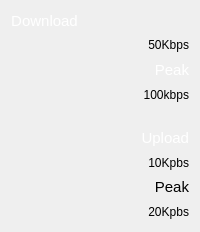
                    <widget class="QFrame" name="frame_5">
                     <property name="sizePolicy">
                      <sizepolicy hsizetype="Maximum" vsizetype="Expanding">
                       <horstretch>0</horstretch>
                       <verstretch>0</verstretch>
                      </sizepolicy>
                     </property>
                     <property name="styleSheet">
                      <string notr="true">border: none;</string>
                     </property>
                     <property name="frameShape">
                      <enum>QFrame::Shape::StyledPanel</enum>
                     </property>
                     <property name="frameShadow">
                      <enum>QFrame::Shadow::Raised</enum>
                     </property>
                     <layout class="QVBoxLayout" name="verticalLayout_9" stretch="1,1,1,1,1,1,1,1,1">
                      <item>
                       <widget class="QLabel" name="o_download">
                        <property name="sizePolicy">
                         <sizepolicy hsizetype="Maximum" vsizetype="Preferred">
                          <horstretch>0</horstretch>
                          <verstretch>0</verstretch>
                         </sizepolicy>
                        </property>
                        <property name="palette">
                         <palette>
                          <active>
                           <colorrole role="WindowText">
                            <brush brushstyle="SolidPattern">
                             <color alpha="255">
                              <red>255</red>
                              <green>255</green>
                              <blue>255</blue>
                             </color>
                            </brush>
                           </colorrole>
                           <colorrole role="Button">
                            <brush brushstyle="SolidPattern">
                             <color alpha="255">
                              <red>40</red>
                              <green>40</green>
                              <blue>40</blue>
                             </color>
                            </brush>
                           </colorrole>
                           <colorrole role="Text">
                            <brush brushstyle="SolidPattern">
                             <color alpha="255">
                              <red>255</red>
                              <green>255</green>
                              <blue>255</blue>
                             </color>
                            </brush>
                           </colorrole>
                           <colorrole role="ButtonText">
                            <brush brushstyle="SolidPattern">
                             <color alpha="255">
                              <red>255</red>
                              <green>255</green>
                              <blue>255</blue>
                             </color>
                            </brush>
                           </colorrole>
                           <colorrole role="Base">
                            <brush brushstyle="SolidPattern">
                             <color alpha="255">
                              <red>40</red>
                              <green>40</green>
                              <blue>40</blue>
                             </color>
                            </brush>
                           </colorrole>
                           <colorrole role="Window">
                            <brush brushstyle="SolidPattern">
                             <color alpha="255">
                              <red>40</red>
                              <green>40</green>
                              <blue>40</blue>
                             </color>
                            </brush>
                           </colorrole>
                           <colorrole role="PlaceholderText">
                            <brush brushstyle="SolidPattern">
                             <color alpha="128">
                              <red>255</red>
                              <green>255</green>
                              <blue>255</blue>
                             </color>
                            </brush>
                           </colorrole>
                          </active>
                          <inactive>
                           <colorrole role="WindowText">
                            <brush brushstyle="SolidPattern">
                             <color alpha="255">
                              <red>255</red>
                              <green>255</green>
                              <blue>255</blue>
                             </color>
                            </brush>
                           </colorrole>
                           <colorrole role="Button">
                            <brush brushstyle="SolidPattern">
                             <color alpha="255">
                              <red>40</red>
                              <green>40</green>
                              <blue>40</blue>
                             </color>
                            </brush>
                           </colorrole>
                           <colorrole role="Text">
                            <brush brushstyle="SolidPattern">
                             <color alpha="255">
                              <red>255</red>
                              <green>255</green>
                              <blue>255</blue>
                             </color>
                            </brush>
                           </colorrole>
                           <colorrole role="ButtonText">
                            <brush brushstyle="SolidPattern">
                             <color alpha="255">
                              <red>255</red>
                              <green>255</green>
                              <blue>255</blue>
                             </color>
                            </brush>
                           </colorrole>
                           <colorrole role="Base">
                            <brush brushstyle="SolidPattern">
                             <color alpha="255">
                              <red>40</red>
                              <green>40</green>
                              <blue>40</blue>
                             </color>
                            </brush>
                           </colorrole>
                           <colorrole role="Window">
                            <brush brushstyle="SolidPattern">
                             <color alpha="255">
                              <red>40</red>
                              <green>40</green>
                              <blue>40</blue>
                             </color>
                            </brush>
                           </colorrole>
                           <colorrole role="PlaceholderText">
                            <brush brushstyle="SolidPattern">
                             <color alpha="128">
                              <red>255</red>
                              <green>255</green>
                              <blue>255</blue>
                             </color>
                            </brush>
                           </colorrole>
                          </inactive>
                          <disabled>
                           <colorrole role="WindowText">
                            <brush brushstyle="SolidPattern">
                             <color alpha="255">
                              <red>255</red>
                              <green>255</green>
                              <blue>255</blue>
                             </color>
                            </brush>
                           </colorrole>
                           <colorrole role="Button">
                            <brush brushstyle="SolidPattern">
                             <color alpha="255">
                              <red>40</red>
                              <green>40</green>
                              <blue>40</blue>
                             </color>
                            </brush>
                           </colorrole>
                           <colorrole role="Text">
                            <brush brushstyle="SolidPattern">
                             <color alpha="255">
                              <red>255</red>
                              <green>255</green>
                              <blue>255</blue>
                             </color>
                            </brush>
                           </colorrole>
                           <colorrole role="ButtonText">
                            <brush brushstyle="SolidPattern">
                             <color alpha="255">
                              <red>255</red>
                              <green>255</green>
                              <blue>255</blue>
                             </color>
                            </brush>
                           </colorrole>
                           <colorrole role="Base">
                            <brush brushstyle="SolidPattern">
                             <color alpha="255">
                              <red>40</red>
                              <green>40</green>
                              <blue>40</blue>
                             </color>
                            </brush>
                           </colorrole>
                           <colorrole role="Window">
                            <brush brushstyle="SolidPattern">
                             <color alpha="255">
                              <red>40</red>
                              <green>40</green>
                              <blue>40</blue>
                             </color>
                            </brush>
                           </colorrole>
                           <colorrole role="PlaceholderText">
                            <brush brushstyle="SolidPattern">
                             <color alpha="128">
                              <red>255</red>
                              <green>255</green>
                              <blue>255</blue>
                             </color>
                            </brush>
                           </colorrole>
                          </disabled>
                         </palette>
                        </property>
                        <property name="font">
                         <font>
                          <pointsize>11</pointsize>
                         </font>
                        </property>
                        <property name="styleSheet">
                         <string notr="true">border: none;</string>
                        </property>
                        <property name="text">
                         <string>Download</string>
                        </property>
                        <property name="alignment">
                         <set>Qt::AlignmentFlag::AlignCenter</set>
                        </property>
                       </widget>
                      </item>
                      <item>
                       <widget class="QLabel" name="o_download_value">
                        <property name="text">
                         <string>50Kbps</string>
                        </property>
                        <property name="textFormat">
                         <enum>Qt::TextFormat::AutoText</enum>
                        </property>
                        <property name="alignment">
                         <set>Qt::AlignmentFlag::AlignRight|Qt::AlignmentFlag::AlignTrailing|Qt::AlignmentFlag::AlignVCenter</set>
                        </property>
                       </widget>
                      </item>
                      <item>
                       <widget class="QLabel" name="o_peak_download">
                        <property name="sizePolicy">
                         <sizepolicy hsizetype="Minimum" vsizetype="Preferred">
                          <horstretch>0</horstretch>
                          <verstretch>0</verstretch>
                         </sizepolicy>
                        </property>
                        <property name="palette">
                         <palette>
                          <active>
                           <colorrole role="WindowText">
                            <brush brushstyle="SolidPattern">
                             <color alpha="255">
                              <red>255</red>
                              <green>255</green>
                              <blue>255</blue>
                             </color>
                            </brush>
                           </colorrole>
                           <colorrole role="Button">
                            <brush brushstyle="SolidPattern">
                             <color alpha="255">
                              <red>40</red>
                              <green>40</green>
                              <blue>40</blue>
                             </color>
                            </brush>
                           </colorrole>
                           <colorrole role="Text">
                            <brush brushstyle="SolidPattern">
                             <color alpha="255">
                              <red>255</red>
                              <green>255</green>
                              <blue>255</blue>
                             </color>
                            </brush>
                           </colorrole>
                           <colorrole role="ButtonText">
                            <brush brushstyle="SolidPattern">
                             <color alpha="255">
                              <red>255</red>
                              <green>255</green>
                              <blue>255</blue>
                             </color>
                            </brush>
                           </colorrole>
                           <colorrole role="Base">
                            <brush brushstyle="SolidPattern">
                             <color alpha="255">
                              <red>40</red>
                              <green>40</green>
                              <blue>40</blue>
                             </color>
                            </brush>
                           </colorrole>
                           <colorrole role="Window">
                            <brush brushstyle="SolidPattern">
                             <color alpha="255">
                              <red>40</red>
                              <green>40</green>
                              <blue>40</blue>
                             </color>
                            </brush>
                           </colorrole>
                           <colorrole role="PlaceholderText">
                            <brush brushstyle="SolidPattern">
                             <color alpha="128">
                              <red>255</red>
                              <green>255</green>
                              <blue>255</blue>
                             </color>
                            </brush>
                           </colorrole>
                          </active>
                          <inactive>
                           <colorrole role="WindowText">
                            <brush brushstyle="SolidPattern">
                             <color alpha="255">
                              <red>255</red>
                              <green>255</green>
                              <blue>255</blue>
                             </color>
                            </brush>
                           </colorrole>
                           <colorrole role="Button">
                            <brush brushstyle="SolidPattern">
                             <color alpha="255">
                              <red>40</red>
                              <green>40</green>
                              <blue>40</blue>
                             </color>
                            </brush>
                           </colorrole>
                           <colorrole role="Text">
                            <brush brushstyle="SolidPattern">
                             <color alpha="255">
                              <red>255</red>
                              <green>255</green>
                              <blue>255</blue>
                             </color>
                            </brush>
                           </colorrole>
                           <colorrole role="ButtonText">
                            <brush brushstyle="SolidPattern">
                             <color alpha="255">
                              <red>255</red>
                              <green>255</green>
                              <blue>255</blue>
                             </color>
                            </brush>
                           </colorrole>
                           <colorrole role="Base">
                            <brush brushstyle="SolidPattern">
                             <color alpha="255">
                              <red>40</red>
                              <green>40</green>
                              <blue>40</blue>
                             </color>
                            </brush>
                           </colorrole>
                           <colorrole role="Window">
                            <brush brushstyle="SolidPattern">
                             <color alpha="255">
                              <red>40</red>
                              <green>40</green>
                              <blue>40</blue>
                             </color>
                            </brush>
                           </colorrole>
                           <colorrole role="PlaceholderText">
                            <brush brushstyle="SolidPattern">
                             <color alpha="128">
                              <red>255</red>
                              <green>255</green>
                              <blue>255</blue>
                             </color>
                            </brush>
                           </colorrole>
                          </inactive>
                          <disabled>
                           <colorrole role="WindowText">
                            <brush brushstyle="SolidPattern">
                             <color alpha="255">
                              <red>255</red>
                              <green>255</green>
                              <blue>255</blue>
                             </color>
                            </brush>
                           </colorrole>
                           <colorrole role="Button">
                            <brush brushstyle="SolidPattern">
                             <color alpha="255">
                              <red>40</red>
                              <green>40</green>
                              <blue>40</blue>
                             </color>
                            </brush>
                           </colorrole>
                           <colorrole role="Text">
                            <brush brushstyle="SolidPattern">
                             <color alpha="255">
                              <red>255</red>
                              <green>255</green>
                              <blue>255</blue>
                             </color>
                            </brush>
                           </colorrole>
                           <colorrole role="ButtonText">
                            <brush brushstyle="SolidPattern">
                             <color alpha="255">
                              <red>255</red>
                              <green>255</green>
                              <blue>255</blue>
                             </color>
                            </brush>
                           </colorrole>
                           <colorrole role="Base">
                            <brush brushstyle="SolidPattern">
                             <color alpha="255">
                              <red>40</red>
                              <green>40</green>
                              <blue>40</blue>
                             </color>
                            </brush>
                           </colorrole>
                           <colorrole role="Window">
                            <brush brushstyle="SolidPattern">
                             <color alpha="255">
                              <red>40</red>
                              <green>40</green>
                              <blue>40</blue>
                             </color>
                            </brush>
                           </colorrole>
                           <colorrole role="PlaceholderText">
                            <brush brushstyle="SolidPattern">
                             <color alpha="128">
                              <red>255</red>
                              <green>255</green>
                              <blue>255</blue>
                             </color>
                            </brush>
                           </colorrole>
                          </disabled>
                         </palette>
                        </property>
                        <property name="font">
                         <font>
                          <pointsize>11</pointsize>
                         </font>
                        </property>
                        <property name="styleSheet">
                         <string notr="true">border: none;</string>
                        </property>
                        <property name="text">
                         <string>Peak</string>
                        </property>
                        <property name="alignment">
                         <set>Qt::AlignmentFlag::AlignRight|Qt::AlignmentFlag::AlignTrailing|Qt::AlignmentFlag::AlignVCenter</set>
                        </property>
                       </widget>
                      </item>
                      <item>
                       <widget class="QLabel" name="o_peak_down_val">
                        <property name="text">
                         <string>100kbps</string>
                        </property>
                        <property name="alignment">
                         <set>Qt::AlignmentFlag::AlignRight|Qt::AlignmentFlag::AlignTrailing|Qt::AlignmentFlag::AlignVCenter</set>
                        </property>
                       </widget>
                      </item>
                      <item>
                       <spacer name="verticalSpacer_3">
                        <property name="orientation">
                         <enum>Qt::Orientation::Vertical</enum>
                        </property>
                        <property name="sizeHint" stdset="0">
                         <size>
                          <width>20</width>
                          <height>40</height>
                         </size>
                        </property>
                       </spacer>
                      </item>
                      <item>
                       <widget class="QLabel" name="o_upload">
                        <property name="sizePolicy">
                         <sizepolicy hsizetype="Minimum" vsizetype="Preferred">
                          <horstretch>0</horstretch>
                          <verstretch>0</verstretch>
                         </sizepolicy>
                        </property>
                        <property name="palette">
                         <palette>
                          <active>
                           <colorrole role="WindowText">
                            <brush brushstyle="SolidPattern">
                             <color alpha="255">
                              <red>255</red>
                              <green>255</green>
                              <blue>255</blue>
                             </color>
                            </brush>
                           </colorrole>
                           <colorrole role="Button">
                            <brush brushstyle="SolidPattern">
                             <color alpha="255">
                              <red>40</red>
                              <green>40</green>
                              <blue>40</blue>
                             </color>
                            </brush>
                           </colorrole>
                           <colorrole role="Text">
                            <brush brushstyle="SolidPattern">
                             <color alpha="255">
                              <red>255</red>
                              <green>255</green>
                              <blue>255</blue>
                             </color>
                            </brush>
                           </colorrole>
                           <colorrole role="ButtonText">
                            <brush brushstyle="SolidPattern">
                             <color alpha="255">
                              <red>255</red>
                              <green>255</green>
                              <blue>255</blue>
                             </color>
                            </brush>
                           </colorrole>
                           <colorrole role="Base">
                            <brush brushstyle="SolidPattern">
                             <color alpha="255">
                              <red>40</red>
                              <green>40</green>
                              <blue>40</blue>
                             </color>
                            </brush>
                           </colorrole>
                           <colorrole role="Window">
                            <brush brushstyle="SolidPattern">
                             <color alpha="255">
                              <red>40</red>
                              <green>40</green>
                              <blue>40</blue>
                             </color>
                            </brush>
                           </colorrole>
                           <colorrole role="PlaceholderText">
                            <brush brushstyle="SolidPattern">
                             <color alpha="128">
                              <red>255</red>
                              <green>255</green>
                              <blue>255</blue>
                             </color>
                            </brush>
                           </colorrole>
                          </active>
                          <inactive>
                           <colorrole role="WindowText">
                            <brush brushstyle="SolidPattern">
                             <color alpha="255">
                              <red>255</red>
                              <green>255</green>
                              <blue>255</blue>
                             </color>
                            </brush>
                           </colorrole>
                           <colorrole role="Button">
                            <brush brushstyle="SolidPattern">
                             <color alpha="255">
                              <red>40</red>
                              <green>40</green>
                              <blue>40</blue>
                             </color>
                            </brush>
                           </colorrole>
                           <colorrole role="Text">
                            <brush brushstyle="SolidPattern">
                             <color alpha="255">
                              <red>255</red>
                              <green>255</green>
                              <blue>255</blue>
                             </color>
                            </brush>
                           </colorrole>
                           <colorrole role="ButtonText">
                            <brush brushstyle="SolidPattern">
                             <color alpha="255">
                              <red>255</red>
                              <green>255</green>
                              <blue>255</blue>
                             </color>
                            </brush>
                           </colorrole>
                           <colorrole role="Base">
                            <brush brushstyle="SolidPattern">
                             <color alpha="255">
                              <red>40</red>
                              <green>40</green>
                              <blue>40</blue>
                             </color>
                            </brush>
                           </colorrole>
                           <colorrole role="Window">
                            <brush brushstyle="SolidPattern">
                             <color alpha="255">
                              <red>40</red>
                              <green>40</green>
                              <blue>40</blue>
                             </color>
                            </brush>
                           </colorrole>
                           <colorrole role="PlaceholderText">
                            <brush brushstyle="SolidPattern">
                             <color alpha="128">
                              <red>255</red>
                              <green>255</green>
                              <blue>255</blue>
                             </color>
                            </brush>
                           </colorrole>
                          </inactive>
                          <disabled>
                           <colorrole role="WindowText">
                            <brush brushstyle="SolidPattern">
                             <color alpha="255">
                              <red>255</red>
                              <green>255</green>
                              <blue>255</blue>
                             </color>
                            </brush>
                           </colorrole>
                           <colorrole role="Button">
                            <brush brushstyle="SolidPattern">
                             <color alpha="255">
                              <red>40</red>
                              <green>40</green>
                              <blue>40</blue>
                             </color>
                            </brush>
                           </colorrole>
                           <colorrole role="Text">
                            <brush brushstyle="SolidPattern">
                             <color alpha="255">
                              <red>255</red>
                              <green>255</green>
                              <blue>255</blue>
                             </color>
                            </brush>
                           </colorrole>
                           <colorrole role="ButtonText">
                            <brush brushstyle="SolidPattern">
                             <color alpha="255">
                              <red>255</red>
                              <green>255</green>
                              <blue>255</blue>
                             </color>
                            </brush>
                           </colorrole>
                           <colorrole role="Base">
                            <brush brushstyle="SolidPattern">
                             <color alpha="255">
                              <red>40</red>
                              <green>40</green>
                              <blue>40</blue>
                             </color>
                            </brush>
                           </colorrole>
                           <colorrole role="Window">
                            <brush brushstyle="SolidPattern">
                             <color alpha="255">
                              <red>40</red>
                              <green>40</green>
                              <blue>40</blue>
                             </color>
                            </brush>
                           </colorrole>
                           <colorrole role="PlaceholderText">
                            <brush brushstyle="SolidPattern">
                             <color alpha="128">
                              <red>255</red>
                              <green>255</green>
                              <blue>255</blue>
                             </color>
                            </brush>
                           </colorrole>
                          </disabled>
                         </palette>
                        </property>
                        <property name="font">
                         <font>
                          <pointsize>11</pointsize>
                         </font>
                        </property>
                        <property name="styleSheet">
                         <string notr="true">border: none;</string>
                        </property>
                        <property name="text">
                         <string>Upload</string>
                        </property>
                        <property name="alignment">
                         <set>Qt::AlignmentFlag::AlignRight|Qt::AlignmentFlag::AlignTrailing|Qt::AlignmentFlag::AlignVCenter</set>
                        </property>
                       </widget>
                      </item>
                      <item>
                       <widget class="QLabel" name="o_upload_val">
                        <property name="text">
                         <string>10Kpbs</string>
                        </property>
                        <property name="alignment">
                         <set>Qt::AlignmentFlag::AlignRight|Qt::AlignmentFlag::AlignTrailing|Qt::AlignmentFlag::AlignVCenter</set>
                        </property>
                       </widget>
                      </item>
                      <item>
                       <widget class="QLabel" name="o_peak_upload">
                        <property name="font">
                         <font>
                          <pointsize>11</pointsize>
                         </font>
                        </property>
                        <property name="text">
                         <string>Peak</string>
                        </property>
                        <property name="alignment">
                         <set>Qt::AlignmentFlag::AlignRight|Qt::AlignmentFlag::AlignTrailing|Qt::AlignmentFlag::AlignVCenter</set>
                        </property>
                       </widget>
                      </item>
                      <item>
                       <widget class="QLabel" name="o_peak_up_val">
                        <property name="text">
                         <string>20Kpbs</string>
                        </property>
                        <property name="alignment">
                         <set>Qt::AlignmentFlag::AlignRight|Qt::AlignmentFlag::AlignTrailing|Qt::AlignmentFlag::AlignVCenter</set>
                        </property>
                       </widget>
                      </item>
                     </layout>
                    </widget>
